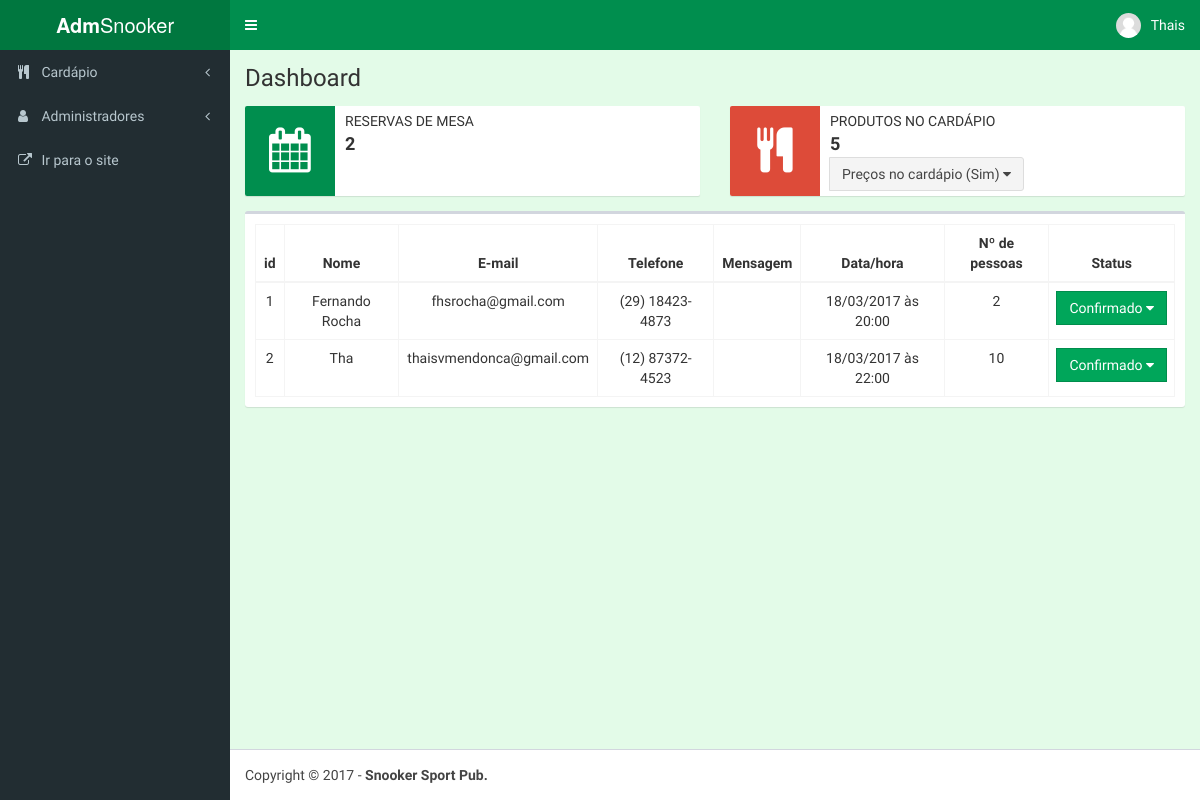
Before: /admin/index.php (signed in) with the older database file.
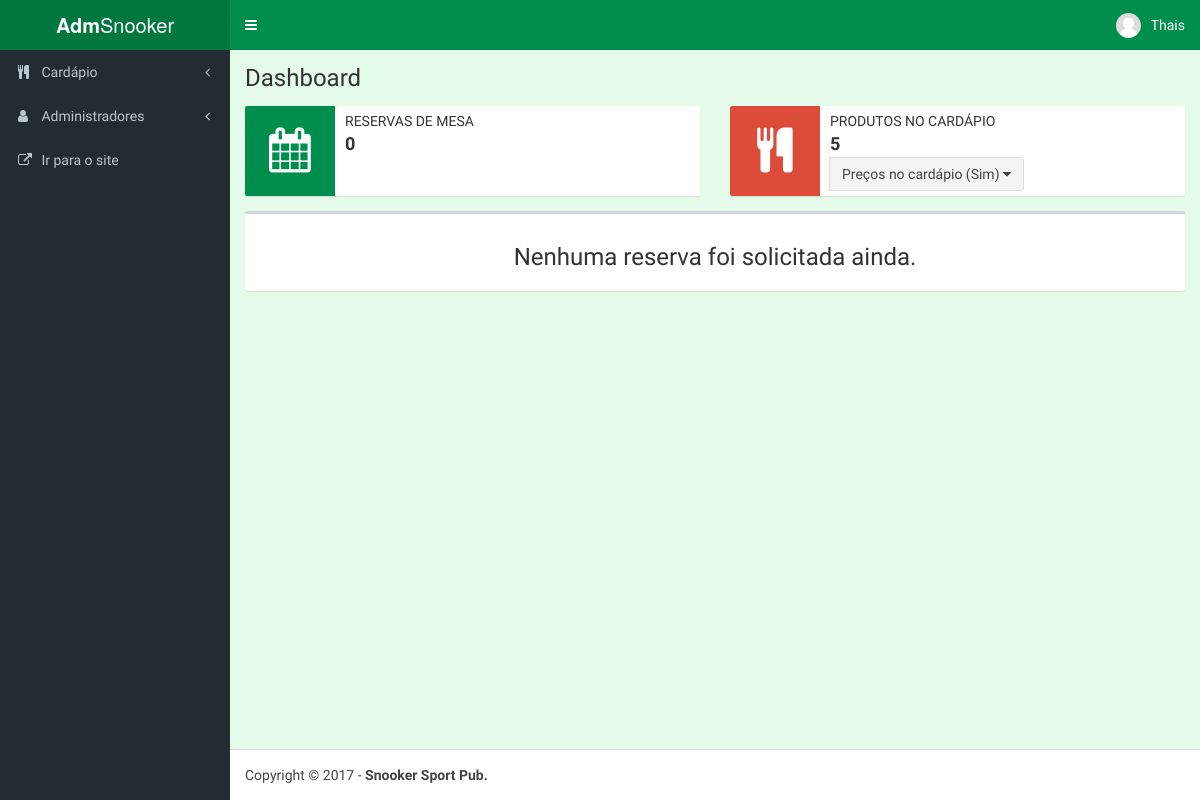
After: the same page with the newer database file.
### tables this page shows
CREATE TABLE `reserva` (
  `id_reserva` int(11) NOT NULL,
  `nome` varchar(45) NOT NULL,
  `email` varchar(100) NOT NULL,
  `telefone` varchar(15) NOT NULL,
  `data_reserva` varchar(10) NOT NULL,
  `horario` varchar(5) NOT NULL,
  `n_pessoas` int(2) NOT NULL,
  `mensagem` text,
  `cadastro` timestamp NOT NULL DEFAULT CURRENT_TIMESTAMP ON UPDATE CURRENT_TIMESTAMP,
  `admin_id_admin` int(11) DEFAULT NULL,
  `status` int(1) NOT NULL
);

### admin/index.php (the view, shortened to what this page needs)
<?php
require_once('../Connections/conexao.php');
$sql = "SELECT id_produto FROM produtos";
$result_product = mysql_query($sql,$connection) or die ("Error in table selection.");
$totalRows_product = mysql_num_rows($result_product);
$date = date('d-m-Y');
$sql = "SELECT * FROM reserva WHERE data_reserva>='$date'";
$result_reserve = mysql_query($sql,$connection) or die ("Error in table selection.");
$row_reserve = mysql_fetch_assoc($result_reserve);
$totalRows_reserve = mysql_num_rows($result_reserve);
$sql = "SELECT exibir FROM exibir_precos";
$result_view_prices = mysql_query($sql,$connection) or die ("Error in table selection.");
$row_view_prices = mysql_fetch_assoc($result_view_prices);
?>
<!DOCTYPE html>
<html lang="pt-br">
<head>
  <link rel="stylesheet" href="bootstrap/css/bootstrap.css">
  <link rel="stylesheet" href="dist/font-awesome-4.7.0/css/font-awesome.min.css">
  <link rel="stylesheet" href="plugins/datatables/dataTables.bootstrap.css">
  <link rel="stylesheet" href="dist/css/style.css">
  <link rel="stylesheet" href="dist/css/skins/_all-skins.css">
</head>
<body class="hold-transition skin-blue sidebar-mini">
  <div class="wrapper">
    <?php include 'header.php'; ?>
    <?php include 'menu.php'; ?>
    <div class="content-wrapper">
      <section class="content-header">
        <h1>
          Dashboard
        </h1>
      </section>
      <section class="content">
        <div class="row">
          <div class="col-sm-6 col-xs-12">
            <div class="info-box">
              <span class="info-box-icon bg-light-blue"><i class="fa fa-calendar"></i></span>
              <div class="info-box-content">
                <span class="info-box-text">Reservas de mesa</span>
                <span class="info-box-number"><?php echo $totalRows_reserve; ?></span>
              </div>
            </div>
          </div>
          <div class="col-sm-6 col-xs-12">
            <div class="info-box">
              <span class="info-box-icon bg-red"><i class="fa fa-cutlery"></i></span>
              <div class="info-box-content">
                <span class="info-box-text">Produtos no cardápio</span>
                <span class="info-box-number"><?php echo $totalRows_product; ?></span>
                <div class="input-group-btn">
                  <button type="button" class="btn btn-default dropdown-toggle" data-toggle="dropdown">
                    <?php if($row_view_prices['exibir']=='S'){
                      echo 'Preços no cardápio (Sim)';
                    }
                    else{
                      echo 'Preços no cardápio (Não)';
                    }
                    ?>
                    <span class="fa fa-caret-down"></span></button>
                  </div>
                </div>
              </div>
            </div>
          </div>
          <div class="box">
            <div class="box-body">
              <?php if ($totalRows_reserve>0){ ?>
                <table id="example1" class="table table-bordered table-hover table-responsive">
                  <thead>
                    <tr>
                      <th class="text-center">id</th>
                      <th class="text-center">Nome</th>
                      <th class="text-center">E-mail</th>
                      <th class="text-center">Telefone</th>
                      <th class="text-center">Mensagem</th>
                      <th class="text-center">Data/hora</th>
                      <th class="text-center">Nº de pessoas</th>
                      <th class="text-center">Status</th>
                    </tr>
                  </thead>
                  <tbody>
                    <?php do { ?>
                      <tr>
                        <td class="text-center"><?php echo $row_reserve['id_reserva']; ?></td>
                        <td class="text-center"><?php echo $row_reserve['nome']; ?></td>
                        <td class="text-center"><?php echo $row_reserve['email']; ?></td>
                        <td class="text-center"><?php echo $row_reserve['telefone']; ?></td>
                        <td class="text-center"><?php echo $row_reserve['mensagem']; ?></td>
                        <td class="text-center"><?php echo $row_reserve['data_reserva']; ?> às <?php echo $row_reserve['horario']; ?></td>
                        <td class="text-center"><?php echo $row_reserve['n_pessoas']; ?></td>
                        <td class="text-center">
                          <div class="input-group-btn">
                            <?php if($row_reserve['status']==1){ ?>
                              <button type="button" class="btn btn-warning dropdown-toggle" data-toggle="dropdown">
                                Pendente
                                <?php }
                                else if($row_reserve['status']==2){ ?>
                                  <button type="button" class="btn btn-success dropdown-toggle" data-toggle="dropdown">
                                    Confirmado
                                    <?php }
                                    else if($row_reserve['status']==3){ ?>
                                      <button type="button" class="btn btn-danger dropdown-toggle" data-toggle="dropdown">
                                        Cancelado
                                        <?php }
                                        ?>
                                        <span class="fa fa-caret-down"></span></button>
                                      </div>
                                    </td>
                                  </tr>
                                  <?php } while ($row_reserve = mysql_fetch_assoc($result_reserve)); ?>
                                </tbody>
                              </table>
                              <?php }
                              else{ ?>
                                <div class="text-center">
                                  <h3>Nenhuma reserva foi solicitada ainda.</h3>
                                </div>
                                <?php }?>
                              </div>
                            </div>
                          </section>
                        </div>
                        <?php include 'footer.php'; ?>
                      </div>
                    </body>
                    </html>

### admin/header.php (shortened to what this page needs)
<?php
$email_logged = $_SESSION['email'];
$sql = "SELECT nome, categoria, id_admin FROM admin WHERE email='$email_logged'";
$result = mysql_query($sql,$connection) or die ("Error in table selection.");
$row_logged = mysql_fetch_assoc($result);
$first_name_logged = explode(" ", $row_logged['nome']);
?>
<header class="main-header">
  <a href="index.php" class="logo">
    <span class="logo-lg"><b>Adm</b>Snooker</span>
  </a>
  <nav class="navbar navbar-static-top">
    <a href="#" class="sidebar-toggle" data-toggle="offcanvas" role="button">
    </a>
    <div class="navbar-custom-menu">
      <ul class="nav navbar-nav">
        <li class="dropdown user user-menu">
          <a href="#" class="dropdown-toggle" data-toggle="dropdown">
            <img src="../img/default.jpg" class="user-image" alt="User Image">
            <span class="hidden-xs"><?php echo $first_name_logged[0]; ?></span>
          </a>
        </li>
      </ul>
    </div>
  </nav>
</header>

### admin/menu.php (shortened to what this page needs)
<aside class="main-sidebar">
  <section class="sidebar">
    <ul class="sidebar-menu">
      <li>
        <a href="#">
          <i class="fa fa-cutlery"></i> <span>Cardápio</span>
          <span class="pull-right-container">
            <i class="fa fa-angle-left pull-right"></i>
          </span>
        </a>
      </li>
      <?php if($row_logged['categoria']=='S'){ ?>
      <li>
        <a href="#">
          <i class="fa fa-user"></i> <span>Administradores</span>
          <span class="pull-right-container">
            <i class="fa fa-angle-left pull-right"></i>
          </span>
        </a>
      </li>
      <?php } ?>
      <li>
        <a href="../" target="_blank">
          <i class="fa fa-external-link"></i> <span>Ir para o site</span>
        </a>
      </li>
    </ul>
  </section>
</aside>

### admin/footer.php (shortened to what this page needs)
<footer class="main-footer">
  Copyright &copy; <?php echo date('Y'); ?> - <b>Snooker Sport Pub.</b>
</footer>

Changed rows visible on the page:
removed reserva: id_reserva "1", nome "Fernando Rocha", email "fhsrocha@gmail.com", telefone "(29) 18423-4873", data_reserva "18/03/2017", horario "20:00", n_pessoas "2", status "Confirmado"
removed reserva: id_reserva "2", nome "Tha", email "thaisvmendonca@gmail.com", telefone "(12) 87372-4523", data_reserva "18/03/2017", horario "22:00", n_pessoas "10", status "Confirmado"
Other visible differences:
$totalRows_reserve: "2" → "0"
text no longer shown: "id Nome E-mail Telefone Mensagem Data/hora Nº de pessoas Status"
text now shown: "Nenhuma reserva foi solicitada ainda."
